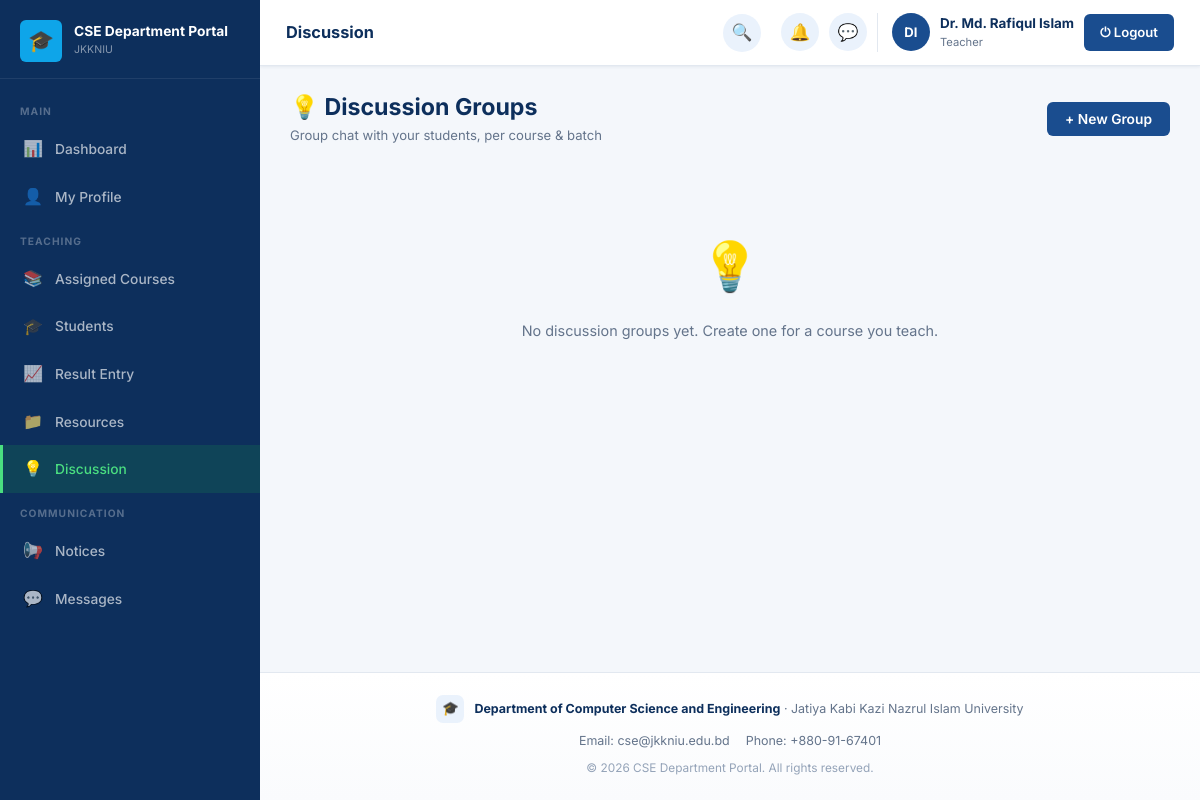
Page /teacher/discussions.php (signed in) on the committed database.
### tables this page shows
CREATE TABLE settings (
    id INT AUTO_INCREMENT PRIMARY KEY,
    portal_name VARCHAR(150) NOT NULL DEFAULT 'CSE Department Portal',
    university_name VARCHAR(200) NOT NULL DEFAULT 'Jatiya Kabi Kazi Nazrul Islam University',
    department_name VARCHAR(200) NOT NULL DEFAULT 'Department of Computer Science and Engineering',
    description TEXT DEFAULT NULL,
    contact_info TEXT DEFAULT NULL,
    logo VARCHAR(255) DEFAULT NULL
);

### app/classes/SettingsModel.php (called while the page is built, shortened)
<?php
class SettingsModel
{
    private PDO $db;
    public function __construct()
    {
        $this->db = Database::getInstance()->getConnection();
    }
    public function get(): array
    {
        $stmt = $this->db->query("SELECT * FROM settings ORDER BY id LIMIT 1");
        $row = $stmt->fetch();
        return $row;
    }
}

### app/classes/Database.php (called while the page is built, shortened)
<?php
class Database
{
    private static ?Database $instance = null;
    private PDO $connection;
    private function __construct()
    {
        $dsn = 'mysql:host=' . DB_HOST . ';dbname=' . DB_NAME . ';charset=' . DB_CHARSET;
        $options = [
            PDO::ATTR_ERRMODE            => PDO::ERRMODE_EXCEPTION,
            PDO::ATTR_DEFAULT_FETCH_MODE => PDO::FETCH_ASSOC,
            PDO::ATTR_EMULATE_PREPARES   => false,
        ];
        $this->connection = new PDO($dsn, DB_USER, DB_PASS, $options);
    }
    public static function getInstance(): Database
    {
        if (self::$instance === null) {
            self::$instance = new self();
        }
        return self::$instance;
    }
    public function getConnection(): PDO
    {
        return $this->connection;
    }
}

### config/config.php (called while the page is built, shortened)
<?php
spl_autoload_register(function ($class) {
    $paths = [
        ROOT_PATH . '/app/classes/' . $class . '.php',
        ROOT_PATH . '/app/models/' . $class . '.php',
        ROOT_PATH . '/app/controllers/' . $class . '.php',
    ];
    foreach ($paths as $path) {
        if (file_exists($path)) {
            return;
        }
    }
});

### teacher/discussions.php (the view, shortened to what this page needs)
<?php
require_once '../config/database.php';
$teacherModel    = new Teacher();
$discussionModel = new DiscussionModel();
$uid             = Auth::userId();
$teacher = $teacherModel->findByUserId($uid);
$courses = $teacherModel->getAssignedCourses($teacher['teacher_id']);
$courseBatchPairs = array_map(fn($c) => ['course_id'=>$c['course_id'], 'batch_id'=>$c['batch_id']], $courses);
$groups = $discussionModel->groupsForTeacherCourses($courseBatchPairs);
$activeGroupId = intval($_GET['group'] ?? 0);
$activeGroup   = $activeGroupId ? $discussionModel->findGroupById($activeGroupId) : null;
$messages      = $activeGroupId ? $discussionModel->getMessages($activeGroupId) : [];
$currentPage = 'Discussion';
include '../includes/header.php';
?>
<div class="portal-layout">
<?php include '../includes/sidebar.php'; ?>
<div class="main-content">
<?php include '../includes/navbar.php'; ?>
<div class="page-content">
<?php if ($activeGroup): ?>
<div class="page-header">
    <div><h2>💡 <?= htmlspecialchars($activeGroup['course_code'].' — '.$activeGroup['course_title']) ?></h2>
    <div class="page-subtitle"><?= htmlspecialchars($activeGroup['batch_name'] ?? 'All Batches') ?> · Group Discussion</div></div>
    <a href="discussions.php" class="btn btn-outline">← Back to Groups</a>
</div>
<div class="group-chat-panel">
    <div class="group-chat-header">
        <div>
            <div style="font-weight:700;color:var(--primary-dark)">👥 <?= htmlspecialchars($activeGroup['course_title']) ?> Group</div>
            <div style="font-size:0.76rem;color:var(--text-muted)">Created by <?= htmlspecialchars($activeGroup['creator_name']) ?></div>
        </div>
        <?php if ($discussionModel->isCreator($activeGroup['group_id'], $uid)): ?>
        <form method="POST" onsubmit="return confirmAction('Delete this entire group and all its messages?')">
            <input type="hidden" name="action" value="delete_group">
            <input type="hidden" name="group_id" value="<?= $activeGroup['group_id'] ?>">
            <button class="btn btn-sm btn-danger">🗑 Delete Group</button>
        </form>
        <?php endif; ?>
    </div>
    <div class="group-chat-feed">
        <?php if (empty($messages)): ?>
            <div class="empty-state"><div class="empty-icon">💬</div><p>No messages yet. Start the conversation!</p></div>
        <?php else: foreach ($messages as $m): ?>
        <?php $isMe = (int)$m['user_id'] === $uid; ?>
        <div class="group-msg-row <?= $isMe?'own':'' ?>">
            <div class="group-msg-avatar"><?= Helper::initials($m['author']) ?></div>
            <div class="group-msg-bubble">
                <div class="group-msg-author"><?= htmlspecialchars($m['author']) ?> <span class="badge badge-gray" style="text-transform:capitalize;font-size:0.6rem"><?= htmlspecialchars($m['author_role']) ?></span></div>
                <div class="group-msg-content">
                    <?php if (!empty($m['body'])): ?><?= nl2br(htmlspecialchars($m['body'])) ?><?php endif; ?>
                    <?php if ($m['attachment']): ?><a href="<?= UPLOAD_URL . htmlspecialchars($m['attachment']) ?>" target="_blank" class="chat-attachment-link"><?= Helper::fileIcon($m['attachment']) ?> File</a><?php endif; ?>
                </div>
                <div class="group-msg-time"><?= Helper::formatDate($m['created_at'], 'M j, g:i A') ?></div>
            </div>
            <?php if ($isMe): ?>
            <form method="POST" onsubmit="return confirmAction('Delete this message?')">
                <input type="hidden" name="action" value="delete_message">
                <input type="hidden" name="message_id" value="<?= $m['message_id'] ?>">
                <input type="hidden" name="group_id" value="<?= $activeGroup['group_id'] ?>">
                <button class="group-msg-delete">✕</button>
            </form>
            <?php endif; ?>
        </div>
        <?php endforeach; endif; ?>
    </div>
    <form method="POST" enctype="multipart/form-data" class="group-chat-input" id="groupChatForm">
        <input type="hidden" name="action" value="post_message">
        <input type="hidden" name="group_id" value="<?= $activeGroup['group_id'] ?>">
        <input type="text" name="body" id="groupMsgInput" class="form-control" placeholder="Message the group...">
        <label class="btn btn-sm btn-outline" style="cursor:pointer">📎<input type="file" name="attachment" id="groupAttachInput" style="display:none"></label>
        <span id="groupAttachName" class="chat-attach-name"></span>
        <button type="submit" class="btn btn-primary">Send</button>
    </form>
</div>
<script>
(() => {
    const fileInput = document.getElementById('groupAttachInput');
    const nameDisplay = document.getElementById('groupAttachName');
    const msgInput = document.getElementById('groupMsgInput');
    const form = document.getElementById('groupChatForm');
    fileInput.addEventListener('change', () => { nameDisplay.textContent = fileInput.files[0] ? '📎 ' + fileInput.files[0].name : ''; });
    form.addEventListener('submit', (e) => {
        if (msgInput.value.trim() === '' && fileInput.files.length === 0) {
            e.preventDefault(); msgInput.focus(); msgInput.placeholder = 'Write something or attach a file...';
        }
    });
    const feed = document.querySelector('.group-chat-feed');
    if (feed) feed.scrollTop = feed.scrollHeight;
})();
</script>
<?php else: ?>
<div class="page-header">
    <div><h2>💡 Discussion Groups</h2><div class="page-subtitle">Group chat with your students, per course & batch</div></div>
    <button class="btn btn-primary" onclick="openModal('newGroupModal')">+ New Group</button>
</div>
<?php if (empty($groups)): ?>
    <div class="empty-state"><div class="empty-icon">💡</div><p>No discussion groups yet. Create one for a course you teach.</p></div>
<?php endif; ?>
<?php endif; ?>
</div>
<?php include '../includes/footer.php'; ?>

### includes/sidebar.php (shortened to what this page needs)
<?php
$role         = $_SESSION['role'] ?? 'guest';
$currentPage  = $currentPage ?? '';
$sidebarClass = 'sidebar sidebar-' . $role;
$settingsModel = $settingsModel ?? new SettingsModel();
$settings      = $settings ?? $settingsModel->get();
function navItem($href, $icon, $label, $current, $badge = null) {
    $active = ($current === $label) ? ' active' : '';
    $badgeHtml = $badge ? '<span class="nav-badge">' . $badge . '</span>' : '';
    return '<a href="' . htmlspecialchars($href) . '" class="nav-item' . $active . '">
        <span class="nav-icon">' . $icon . '</span>
        <span>' . htmlspecialchars($label) . '</span>' . $badgeHtml . '
    </a>';
}
$pendingUsersCount  = 0;
$pendingReqCount    = 0;
$totalPendingBadge = ($pendingUsersCount + $pendingReqCount) ?: null;
?>
<aside class="<?= $sidebarClass ?>">
    <div class="sidebar-brand">
        <div class="brand-logo">
            <div class="brand-icon">
                <?php if (!empty($settings['logo'])): ?>
                    <img src="<?= UPLOAD_URL . htmlspecialchars($settings['logo']) ?>" alt="">
                <?php else: ?>🎓<?php endif; ?>
            </div>
            <div class="brand-text">
                <div class="brand-name"><?= htmlspecialchars($settings['portal_name'] ?? 'CSE Department Portal') ?></div>
                <div class="brand-univ">JKKNIU</div>
            </div>
        </div>
    </div>
    <nav class="sidebar-nav">
    <?php if ($role === 'admin'): ?>
        <div class="nav-section-label">Main</div>
        <?= navItem(BASE_URL.'admin/dashboard.php', '📊', 'Dashboard', $currentPage) ?>
        <?= navItem(BASE_URL.'admin/approvals.php', '✅', 'Approvals', $currentPage, $totalPendingBadge) ?>
        <div class="nav-section-label">User Management</div>
        <?= navItem(BASE_URL.'admin/students.php', '🎓', 'Students', $currentPage) ?>
        <?= navItem(BASE_URL.'admin/teachers.php', '👨‍🏫', 'Teachers', $currentPage) ?>
        <div class="nav-section-label">Academics</div>
        <?= navItem(BASE_URL.'admin/batches.php', '🗂️', 'Batches', $currentPage) ?>
        <?= navItem(BASE_URL.'admin/courses.php', '📚', 'Courses', $currentPage) ?>
        <?= navItem(BASE_URL.'admin/course_assignments.php', '🔗', 'Course Assignment', $currentPage) ?>
        <?= navItem(BASE_URL.'admin/routine.php', '🗓️', 'Routine', $currentPage) ?>
        <?= navItem(BASE_URL.'admin/exam_schedules.php', '📝', 'Exam Schedules', $currentPage) ?>
        <?= navItem(BASE_URL.'admin/results.php', '📈', 'Final Results', $currentPage) ?>
        <div class="nav-section-label">Communication</div>
        <?= navItem(BASE_URL.'admin/notices.php', '📢', 'Notices', $currentPage) ?>
        <?= navItem(BASE_URL.'admin/discussions.php', '💡', 'Discussion', $currentPage) ?>
        <?= navItem(BASE_URL.'admin/messages.php', '💬', 'Messages', $currentPage) ?>
        <div class="nav-section-label">System</div>
        <?= navItem(BASE_URL.'admin/settings.php', '⚙️', 'Settings', $currentPage) ?>
    <?php elseif ($role === 'teacher'): ?>
        <div class="nav-section-label">Main</div>
        <?= navItem(BASE_URL.'teacher/dashboard.php', '📊', 'Dashboard', $currentPage) ?>
        <?= navItem(BASE_URL.'teacher/profile.php', '👤', 'My Profile', $currentPage) ?>
        <div class="nav-section-label">Teaching</div>
        <?= navItem(BASE_URL.'teacher/courses.php', '📚', 'Assigned Courses', $currentPage) ?>
        <?= navItem(BASE_URL.'teacher/students.php', '🎓', 'Students', $currentPage) ?>
        <?= navItem(BASE_URL.'teacher/results.php', '📈', 'Result Entry', $currentPage) ?>
        <?= navItem(BASE_URL.'teacher/resources.php', '📁', 'Resources', $currentPage) ?>
        <?= navItem(BASE_URL.'teacher/discussions.php', '💡', 'Discussion', $currentPage) ?>
        <div class="nav-section-label">Communication</div>
        <?= navItem(BASE_URL.'teacher/notices.php', '📢', 'Notices', $currentPage) ?>
        <?= navItem(BASE_URL.'teacher/messages.php', '💬', 'Messages', $currentPage) ?>
    <?php endif; ?>
    </nav>
</aside>

### includes/footer.php (shortened to what this page needs)
    <footer class="portal-footer">
        <div class="footer-brand">
            <div class="footer-brand-icon">
                <?php if (!empty($settings['logo'])): ?>
                    <img src="<?= UPLOAD_URL . htmlspecialchars($settings['logo']) ?>" alt="">
                <?php else: ?>🎓<?php endif; ?>
            </div>
            <div class="footer-brand-text">
                <strong><?= htmlspecialchars($settings['department_name'] ?? 'Department of Computer Science and Engineering') ?></strong>
                &middot; <?= htmlspecialchars($settings['university_name'] ?? 'JKKNIU') ?>
            </div>
        </div>
        <?php if (!empty($settings['contact_info'])): ?>
        <div class="footer-contact">
            <?php foreach (explode('|', $settings['contact_info']) as $part): ?>
                <span><?= htmlspecialchars(trim($part)) ?></span>
            <?php endforeach; ?>
        </div>
        <?php endif; ?>
        <div class="footer-copyright">
            &copy; <?= date('Y') ?> <?= htmlspecialchars($settings['portal_name'] ?? 'CSE Department Portal') ?>. All rights reserved.
        </div>
    </footer>
</body>
</html>

### assets/css/dashboard.css (style rules this page uses)
.sidebar-teacher .nav-item.active { background: rgba(22,163,74,0.18); color: #4ade80; border-left-color: #4ade80; }

### rows in the picture
settings: portal_name "CSE Department Portal", department_name "Department of Computer Science and Engineering", university_name "Jatiya Kabi Kazi Nazrul Islam University", contact_info "Email: cse@jkkniu.edu.bd", contact_info "Phone: +880-91-67401"

### other values in the picture
$icon "📊 👤 📚 🎓 📈 📁 💡 📢 💬"
$label "Dashboard My Profile Assigned Courses Students Result Entry Resources Discussion Notices Messages"
$pageTitle "Discussion"
$initials "DI"
$userName "Dr. Md. Rafiqul Islam"
$role "Teacher"
